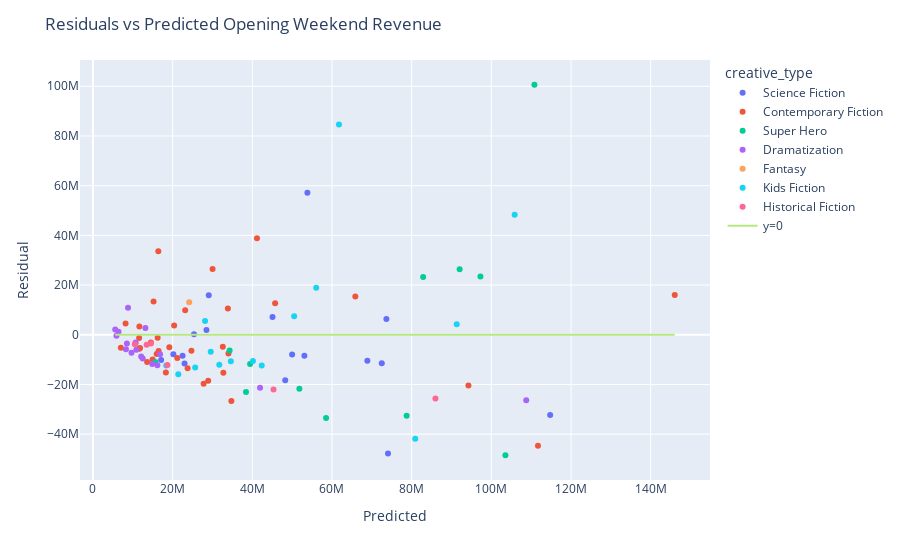

Notebook code cell kept with this figure:
### Code cell
# plot residuals
results_df["residual"] = results_df["actual"] - results_df["predicted"]

fig2 = px.scatter(results_df, x="predicted", y="residual", hover_name="title", color="creative_type")
fig2.add_trace(go.Scatter(x=results_df["predicted"], y=[0] * len(results_df), mode="lines", name="y=0"))
fig2.update_layout(title="Residuals vs Predicted Opening Weekend Revenue", xaxis_title="Predicted", yaxis_title="Residual")

### Figure 1 — Plotly figure (JSON) as saved in the notebook; plotly's stock layout.template omitted (floating-point values rounded to 4 significant figures)
{"data": [{"hovertemplate": "<b>%{hovertext}</b><br><br>creative_type=Science Fiction<br>predicted=%{x}<br>residual=%{y}<extra></extra>", "hovertext": ["M3GAN", "65", "Transformers: Rise of the Beasts", "Meg 2: The Trench", "The Creator", "The Hunger Games: The Ballad of Songbirds & Snakes", "Godzilla Minus One (ゴジラ最新作)", "Dune: Part Two", "Ghostbusters: Frozen Empire", "Godzilla x Kong: The New Empire", "Civil War", "Kingdom of the Planet of the Apes", "Furiosa: A Mad Max Saga", "The Watchers", "A Quiet Place: Day One", "Alien: Romulus", "Beetlejuice Beetlejuice"], "legendgroup": "Science Fiction", "marker": {"color": "#636efa", "symbol": "circle"}, "mode": "markers", "name": "Science Fiction", "orientation": "v", "showlegend": true, "type": "scatter", "x": [28490000.0, 20180000.0, 72500000.0, 48260000.0, 22500000.0, 53070000.0, 22990000.0, 114800000.0, 29070000.0, 73660000.0, 25360000.0, 68880000.0, 74060000.0, 17110000.0, 45080000.0, 49990000.0, 53830000.0], "xaxis": "x", "y": [1937000.0, -7854000.0, -11450000.0, -18260000.0, -8421000.0, -8465000.0, -11570000.0, -32260000.0, 15940000.0, 6349000.0, 173500.0, -10480000.0, -47730000.0, -10110000.0, 7126000.0, -7988000.0, 57170000.0], "yaxis": "y"}, {"hovertemplate": "<b>%{hovertext}</b><br><br>creative_type=Contemporary Fiction<br>predicted=%{x}<br>residual=%{y}<extra></extra>", "hovertext": ["80 for Brady", "Knock at the Cabin", "Creed III", "Operation Fortune: Ruse de guerre", "Scream VI", "John Wick: Chapter 4", "Renfield", "Beau is Afraid", "Fast X", "The Machine", "No Hard Feelings", "Insidious: The Red Door", "Barbie", "Talk To Me", "Haunted Mansion", "Strays", "Expend4bles", "Saw X", "The Exorcist: Believer", "Five Nights at Freddy’s", "Thanksgiving", "American Fiction", "Anyone But You", "Mean Girls", "Argylle", "Imaginary", "Abigail", "Challengers", "The Fall Guy", "Tarot", "The Strangers: Chapter 1", "Bad Boys: Ride or Die", "Twisters", "It Ends With Us", "Speak No Evil"], "legendgroup": "Contemporary Fiction", "marker": {"color": "#EF553B", "symbol": "circle"}, "mode": "markers", "name": "Contemporary Fiction", "orientation": "v", "showlegend": true, "type": "scatter", "x": [8192000.0, 19170000.0, 45730000.0, 18310000.0, 33870000.0, 94250000.0, 27780000.0, 13600000.0, 111700000.0, 14980000.0, 11650000.0, 23150000.0, 146000000.0, 28920000.0, 20380000.0, 16000000.0, 34740000.0, 24720000.0, 34010000.0, 41170000.0, 23760000.0, 7010000.0, 11640000.0, 15220000.0, 32740000.0, 16480000.0, 11590000.0, 16240000.0, 32600000.0, 11820000.0, 21170000.0, 30030000.0, 65860000.0, 16410000.0, 14540000.0], "xaxis": "x", "y": [4510000.0, -5045000.0, 12640000.0, -15170000.0, 10580000.0, -20430000.0, -19760000.0, -10940000.0, -44690000.0, -9975000.0, 3355000.0, 9858000.0, 15980000.0, -18490000.0, 3699000.0, -7753000.0, -26700000.0, -6411000.0, -7515000.0, 38830000.0, -13460000.0, -5255000.0, -5645000.0, 13420000.0, -15260000.0, -6570000.0, -1295000.0, -1229000.0, -4850000.0, -5315000.0, -9341000.0, 26500000.0, 15390000.0, 33610000.0, -3142000.0], "yaxis": "y"}, {"hovertemplate": "<b>%{hovertext}</b><br><br>creative_type=Super Hero<br>predicted=%{x}<br>residual=%{y}<extra></extra>", "hovertext": ["Ant-Man and the Wasp: Quantumania", "Shazam! Fury of the Gods", "Guardians of the Galaxy Vol 3", "Spider-Man: Across the Spider-Verse", "The Flash", "Teenage Mutant Ninja Turtles: Mutant Mayhem", "Blue Beetle", "The Marvels", "Aquaman and the Lost Kingdom", "Madame Web", "Deadpool & Wolverine", "The Crow"], "legendgroup": "Super Hero", "marker": {"color": "#00cc96", "symbol": "circle"}, "mode": "markers", "name": "Super Hero", "orientation": "v", "showlegend": true, "type": "scatter", "x": [82880000.0, 51810000.0, 92040000.0, 97260000.0, 103500000.0, 34300000.0, 58510000.0, 78740000.0, 39440000.0, 38420000.0, 110800000.0, 15650000.0], "xaxis": "x", "y": [23230000.0, -21700000.0, 26370000.0, 23400000.0, -48490000.0, -6294000.0, -33480000.0, -32630000.0, -11760000.0, -23080000.0, 100600000.0, -11010000.0], "yaxis": "y"}, {"hovertemplate": "<b>%{hovertext}</b><br><br>creative_type=Dramatization<br>predicted=%{x}<br>residual=%{y}<extra></extra>", "hovertext": ["Jesus Revolution", "His Only Son", "The Pope’s Exorcist", "Big George Foreman: The Miraculous Story of the Once and Future Heavyweight Champion of the World", "Sound of Freedom", "Oppenheimer", "Dumb Money", "Priscilla", "Journey to Bethlehem", "Next Goal Wins", "Napoleon", "The Iron Claw", "Ferrari", "Cabrini", "Arthur the King", "Unsung Hero", "Sound of Hope: The Story of Possum Trot", "Reagan"], "legendgroup": "Dramatization", "marker": {"color": "#ab63fa", "symbol": "circle"}, "mode": "markers", "name": "Dramatization", "orientation": "v", "showlegend": true, "type": "scatter", "x": [13170000.0, 5908000.0, 16850000.0, 12490000.0, 8806000.0, 108800000.0, 12110000.0, 8524000.0, 9677000.0, 8278000.0, 41940000.0, 10890000.0, 16170000.0, 10640000.0, 10720000.0, 5599000.0, 14890000.0, 6417000.0], "xaxis": "x", "y": [2716000.0, -407100.0, -7839000.0, -9561000.0, 10880000.0, -26300000.0, -8784000.0, -3484000.0, -7276000.0, -5778000.0, -21310000.0, -6024000.0, -12250000.0, -3473000.0, -3085000.0, 2133000.0, -11810000.0, 1234000.0], "yaxis": "y"}, {"hovertemplate": "<b>%{hovertext}</b><br><br>creative_type=Fantasy<br>predicted=%{x}<br>residual=%{y}<extra></extra>", "hovertext": ["Dungeons & Dragons: Honor Among Thieves"], "legendgroup": "Fantasy", "marker": {"color": "#FFA15A", "symbol": "circle"}, "mode": "markers", "name": "Fantasy", "orientation": "v", "showlegend": true, "type": "scatter", "x": [24160000.0], "xaxis": "x", "y": [13050000.0], "yaxis": "y"}, {"hovertemplate": "<b>%{hovertext}</b><br><br>creative_type=Kids Fiction<br>predicted=%{x}<br>residual=%{y}<extra></extra>", "hovertext": ["The Super Mario Bros. Movie", "The Little Mermaid", "Elemental", "Ruby Gillman, Teenage Kraken", "PAW Patrol: The Mighty Movie", "Trolls Band Together", "Wish", "Wonka", "Migration", "Kung Fu Panda 4", "IF", "The Garfield Movie", "Inside Out 2", "Despicable Me 4", "Harold and the Purple Crayon"], "legendgroup": "Kids Fiction", "marker": {"color": "#19d3f3", "symbol": "circle"}, "mode": "markers", "name": "Kids Fiction", "orientation": "v", "showlegend": true, "type": "scatter", "x": [61740000.0, 91320000.0, 40160000.0, 21430000.0, 29570000.0, 42370000.0, 31710000.0, 80900000.0, 25660000.0, 50510000.0, 28140000.0, 34610000.0, 105900000.0, 56040000.0, 18400000.0], "xaxis": "x", "y": [84620000.0, 4261000.0, -10550000.0, -15930000.0, -6802000.0, -12360000.0, -12020000.0, -41890000.0, -13200000.0, 7484000.0, 5571000.0, -10610000.0, 48350000.0, 18970000.0, -12390000.0], "yaxis": "y"}, {"hovertemplate": "<b>%{hovertext}</b><br><br>creative_type=Historical Fiction<br>predicted=%{x}<br>residual=%{y}<extra></extra>", "hovertext": ["Are You There God? It’s Me, Margaret", "Indiana Jones and the Dial of Destiny", "The Last Voyage of the Demeter", "Killers of the Flower Moon", "Horizon: An American Saga Chapter 1", "Fly Me to the Moon"], "legendgroup": "Historical Fiction", "marker": {"color": "#FF6692", "symbol": "circle"}, "mode": "markers", "name": "Historical Fiction", "orientation": "v", "showlegend": true, "type": "scatter", "x": [10510000.0, 85970000.0, 18700000.0, 45320000.0, 14550000.0, 13470000.0], "xaxis": "x", "y": [-3769000.0, -25600000.0, -12200000.0, -22070000.0, -3499000.0, -4047000.0], "yaxis": "y"}, {"mode": "lines", "name": "y=0", "type": "scatter", "x": [28490000.0, 8192000.0, 19170000.0, 82880000.0, 13170000.0, 45730000.0, 18310000.0, 33870000.0, 20180000.0, 51810000.0, 94250000.0, 24160000.0, 5908000.0, 61740000.0, 27780000.0, 16850000.0, 13600000.0, 12490000.0, 10510000.0, 92040000.0, 111700000.0, 91320000.0, 14980000.0, 97260000.0, 72500000.0, 103500000.0, 40160000.0, 11650000.0, 21430000.0, 85970000.0, 8806000.0, 23150000.0, 108800000.0, 146000000.0, 28920000.0, 20380000.0, 34300000.0, 48260000.0, 18700000.0, 58510000.0, 16000000.0, 12110000.0, 34740000.0, 22500000.0, 24720000.0, 29570000.0, 34010000.0, 45320000.0, 8524000.0, 41170000.0, 9677000.0, 78740000.0, 8278000.0, 53070000.0, 23760000.0, 42370000.0, 31710000.0, 41940000.0, 22990000.0, 7010000.0, 80900000.0, 25660000.0, 10890000.0, 39440000.0, 11640000.0, 16170000.0, 15220000.0, 32740000.0, 38420000.0, 114800000.0, 50510000.0, 16480000.0, 10640000.0, 10720000.0, 29070000.0, 73660000.0, 25360000.0, 11590000.0, 16240000.0, 5599000.0, 32600000.0, 11820000.0, 68880000.0, 28140000.0, 21170000.0, 74060000.0, 34610000.0, 17110000.0, 30030000.0, 105900000.0, 45080000.0, 14550000.0, 56040000.0, 14890000.0, 13470000.0, 65860000.0, 110800000.0, 18400000.0, 16410000.0, 49990000.0, 15650000.0, 6417000.0, 53830000.0, 14540000.0], "y": [0, 0, 0, 0, 0, 0, 0, 0, 0, 0, 0, 0, 0, 0, 0, 0, 0, 0, 0, 0, 0, 0, 0, 0, 0, 0, 0, 0, 0, 0, 0, 0, 0, 0, 0, 0, 0, 0, 0, 0, 0, 0, 0, 0, 0, 0, 0, 0, 0, 0, 0, 0, 0, 0, 0, 0, 0, 0, 0, 0, 0, 0, 0, 0, 0, 0, 0, 0, 0, 0, 0, 0, 0, 0, 0, 0, 0, 0, 0, 0, 0, 0, 0, 0, 0, 0, 0, 0, 0, 0, 0, 0, 0, 0, 0, 0, 0, 0, 0, 0, 0, 0, 0, 0]}], "layout": {"legend": {"title": {"text": "creative_type"}, "tracegroupgap": 0}, "margin": {"t": 60}, "title": {"text": "Residuals vs Predicted Opening Weekend Revenue"}, "xaxis": {"anchor": "y", "domain": [0, 1], "title": {"text": "Predicted"}}, "yaxis": {"anchor": "x", "domain": [0, 1], "title": {"text": "Residual"}}}}
